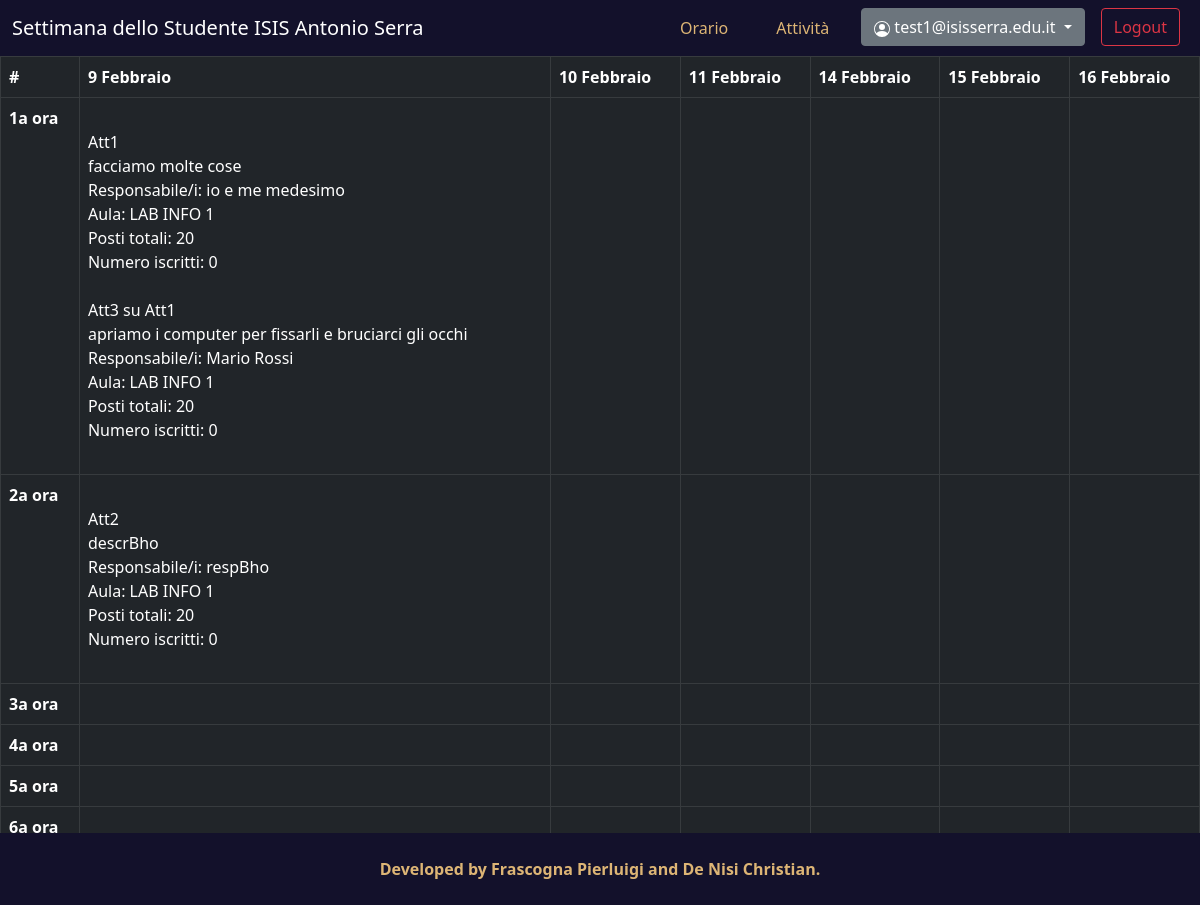
Screenshot of /attivita (signed in) with the database file from the repository.
### models.py (models this page shows, shortened)
class User(UserMixin, db.Model, Base):
    __tablename__ = "utenti"
    id = db.Column(db.Integer, primary_key=True)
    email = db.Column(db.String(80), nullable=False, unique=True)
    password = db.Column(db.String(80), nullable=False) # Password sha256(64)
    id_classe = db.Column(db.Integer, db.ForeignKey('classi.id'), nullable=False)
    classe = relationship("Classe", back_populates="utenti")
    utenti_attivita = relationship("ConjUA", back_populates="utente")

class Attivita(db.Model, Base):
    __tablename__ = "attivita"
    id = db.Column(db.Integer, primary_key=True)
    id_aula = db.Column(db.Integer, db.ForeignKey('aule.id'), nullable=False)
    nome = db.Column(db.String(80), nullable=False, unique=True)
    descrizione = db.Column(db.String(100), nullable=False)
    responsabile = db.Column(db.String(50), nullable=False)
    num_iscritti = db.Column(db.Integer, nullable=False, default=0)
    aula = relationship("Aula", back_populates="attivita")
    attivita_orari = relationship("ConjAO", back_populates="attivita")

class Aula(db.Model, Base):
    __tablename__ = "aule"
    id = db.Column(db.Integer, primary_key=True)
    denominazione = db.Column(db.String(40), nullable=False, unique=True)
    num_posti = db.Column(db.Integer, nullable=False)
    centrale_succursale = db.Column(db.Integer, nullable=False)
    attivita = relationship("Attivita", back_populates="aula")

### views/dashboard.py (the view)
@dashboard.route("/attivita", methods=('GET', 'POST'))
@login_required
def activities():
    orario=[[[], [], [], [], [], [], []],
            [[], [], [], [], [], [], []],
            [[], [], [], [], [], [], []],
            [[], [], [], [], [], [], []],
            [[], [], [], [], [], [], []],
            [[], [], [], [], [], [], []]] # Chri mi spiace per l'ineleganza ma purtroppo dovevo necessariamente fare questa matrice perché sennò jinja impazziva
    giorni = {9:0, 10:1, 11:2, 14:3, 15:4, 16:5} # Dizionario che restituisce l'indice dei giorni della matrice in base al giorno del mese
    attivita_query = """SELECT orari.giorno, orari.ora, attivita.id AS id_attivita, attivita.nome, attivita.descrizione, attivita.responsabile, attivita.num_iscritti, aule.denominazione AS nome_lab, aule.num_posti AS num_posti_aula
        FROM orari, attivita_orari, attivita, aule, classi, utenti
        WHERE orari.id=attivita_orari.id_orario
            AND attivita_orari.id_attivita=attivita.id
            AND attivita.id_aula=aule.id
            AND aule.centrale_succursale=classi.centrale_succursale
            AND classi.id=utenti.id_classe
        	AND attivita.num_iscritti<num_posti_aula
            AND utenti.id=""" + "'" + str(current_user.id) + "'"
    attivita_result = execute_query(attivita_query).all() # Restituisce una tupla ([0]giornoDelMese,
    for attivita in attivita_result:
        giorno = giorni[attivita[0]]
        ora = (attivita[1])-1
        orario[giorno][ora].append({
            "id_attivita" : attivita[2],
            "nome_attivita" : attivita[3],
            "descrizione" : attivita[4],
            "responsabile" : attivita[5],
            "num_iscritti" : attivita[6],
            "nome_lab" : attivita[7],
            "num_posti" : attivita[8]
        }) # Aggiunge l'attività al vettore
    return render_template("attivita.html", user=current_user.email, orario=orario)

### __init__.py (called while the page is built)
@login_manager.user_loader
def load_user(user_id):
    return User.query.get(int(user_id))

### models.py (called while the page is built)
def execute_query(sqlraw):
    db_conn = engine.create_engine("sqlite:///db.sqlite3")
    db_conn.connect()
    query_result = db_conn.execute(sqlraw)
    db_conn.connect().close
    return query_result

### templates/attivita.html (shortened to what this page needs)
{% extends 'default.html' %}
{% block content %}
    <link rel="stylesheet" href="/static/CSS/attivita.css">
    <div class="table-responsive">
        <table class="table table-bordered table-dark">
            <thead>
                <tr>
                    <th scope="col">#</th>
                    <th scope="col">9 Febbraio</th>
                    <th scope="col">10 Febbraio</th>
                    <th scope="col">11 Febbraio</th>
                    <th scope="col">14 Febbraio</th>
                    <th scope="col">15 Febbraio</th>
                    <th scope="col">16 Febbraio</th>
                </tr>
            </thead>
            <tbody>
                {% for row in range(7) %}
                    <tr>
                        <th scope="row">{{row+1}}a ora</th>
                        {% for col in range(6) %}
                            {% if orario[col][row] != 0 %}
                                <td scope="col"><br>
                                    {% for attivita in orario[col][row] %}
                                        <div>
                                            {{ attivita["nome_attivita"] }} <br>
                                            {{ attivita["descrizione"] }} <br>
                                            Responsabile/i: {{ attivita["responsabile"] }} <br>
                                            Aula: {{ attivita["nome_lab"] }} <br>
                                            Posti totali: {{ attivita["num_posti"] }} <br>
                                            Numero iscritti: {{ attivita["num_iscritti"] }}
                                        </div><br>
                                    {% endfor %}
                                </td>
                            {% else %}
                                <td scope="col">attività non pervenuta</td>
                            {% endif %}
                        {% endfor %}
                    </tr>
                {% endfor %}
            </tbody>
        </table>
    </div>
{% endblock %}

### templates/default.html (shortened to what this page needs)
<!DOCTYPE html>
<html lang="it">
<head>
    <link rel="stylesheet" href="/static/CSS/bootstrap.min.css">
    <link rel="stylesheet" href="/static/CSS/default.css">
</head>
<body>
    <nav class="navbar navbar-expand-lg navbar-dark navbar-custom">
        <div class="container-fluid">
            <a class="navbar-brand" href="{{ url_for('main.index') }}">
                Settimana dello Studente ISIS Antonio Serra
            </a>
            <div class="collapse navbar-collapse justify-content-end" id="navbarSupportedContent">
                <ul class="navbar-nav">
                    {% if user %}
                        <li class="nav-item">
                            <a style="color: #ddb575;" class="nav-link px-4" aria-current="page" href="{{ url_for('dashboard.timetable') }}">Orario</a>
                        </li>
                        <li class="nav-item">
                            <a style="color: #ddb575;" class="nav-link px-4" aria-current="page" href="{{ url_for('dashboard.activities') }}">Attività</a>
                        </li>
                        <li class="nav-item">
                            <div class="dropdown mx-2">
                                <a class="btn btn-secondary dropdown-toggle" href="#" role="button" id="dropdownMenuLink" data-bs-toggle="dropdown" aria-expanded="false">
                                    {{ user }}
                                </a>
                            </div>
                        </li>
                        <li class="nav-item mbtn">
                            <div class="mbtn mx-2">
                                <a class="btn btn-outline-danger" href="{{ url_for('auth.logout') }}" role="button">Logout</a>
                            </div>
                        </li>
                    {% endif %}
                </ul>
            </div>
        </div>
    </nav>
    {% block content %}{% endblock %}
    <footer>
        <div class="footer-bottom">
            <p class="footer-bottom-text">
                <strong>Developed by
                <a class="footer-bottom-text text-decoration-none" href="https://www.instagram.com/pierluigifrascogna/">
                    Frascogna Pierluigi
                </a>
                and
                <a class="footer-bottom-text text-decoration-none" href="https://www.instagram.com/_christiandenisi_/">
                    De Nisi Christian.
                </a></strong>
            </p>
        </div>
    </footer>
</body>
</html>

### static/CSS/default.css (style rules this page uses)
body { margin: 0; background-color: rgb(250, 250, 250); }
.navbar-custom { background-color: #13112b; }
footer { position: fixed; bottom: 0; left: 0; width: 100vw; height: 9vh; }
.footer-bottom { height: 100%; width: 100%; background-color: #13112b; display: flex; align-items: center; justify-content: center; }
.footer-bottom-text { padding: 0; margin: 0; color: #ddb575; }

### rows the page displays
User: email "test1@isisserra.edu.it"
Attivita: nome_attivita "Att1", descrizione "facciamo molte cose", responsabile "io e me medesimo", nome_lab "LAB INFO 1", num_posti "20", num_iscritti "0"
Attivita: nome_attivita "Att3 su Att1", descrizione "apriamo i computer per fissarli e bruciarci gli occhi", responsabile "Mario Rossi", nome_lab "LAB INFO 1", num_posti "20", num_iscritti "0"
Attivita: nome_attivita "Att2", descrizione "descrBho", responsabile "respBho", nome_lab "LAB INFO 1", num_posti "20", num_iscritti "0"

### other values shown
{{ row+1 }} "1" "2" "3" "4" "5" "6"
